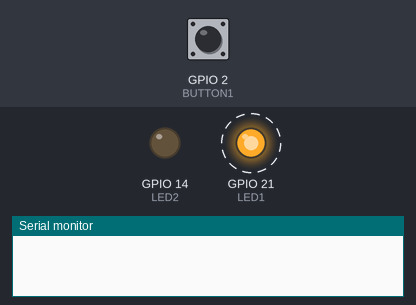
The sketch below on a simulated ESP32. Shown: output pins drawn as LEDs (lit = HIGH), the last lines printed to the serial monitor. Dashed ring = blinking. Inputs (shaded band) come from the test bench; at power-on: GPIO 2 (BUTTON1) HIGH.

Above: at 1.2 s.
1.3 s: GPIO 2 (BUTTON1) pulled LOW for 0.15 s
At 3.8 s:
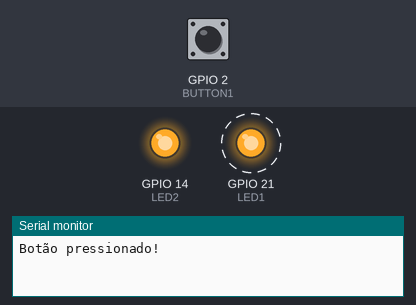
4.4 s: GPIO 2 (BUTTON1) pulled LOW for 1 s
At 5.5 s:
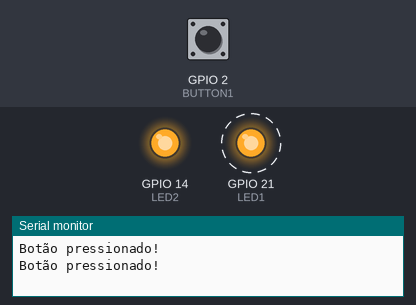
7.4 s: GPIO 2 (BUTTON1) pulled LOW for 3.2 s
At 14.8 s:
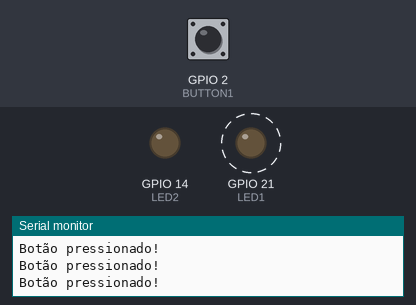
Timing chart, 0 to 18.1 s (numbered marks = the images above; inputs shaded):
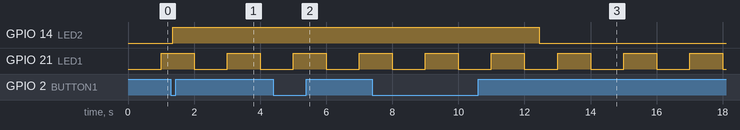

Measured:
- after the input at 1.3 s, GPIO 14 (LED2): LOW → HIGH after 0.05 s
- after the input at 4.4 s, GPIO 14 (LED2): stays HIGH (without the input it goes to LOW after 2.0 s)
- after the input at 7.4 s, GPIO 14 (LED2): HIGH → LOW after 5.1 s instead of 2.1 s
- by itself, GPIO 21 (LED1): alternates HIGH for 1.0 s and LOW for 1.0 s

The sketch:

software_timer.ino
```cpp
/*********************************************************
* Exemplo para demonstrar o uso de software timer
* Por: Fábio Souza
*********************************************************/
#define LED_VERMELHO 14   // Pino do LED Vermelho
#define LED_VERDE 13      // Pino do LED Verde
#define LED_AZUL 12       // Pino do LED Azul
#define BOTAO_1 7         // Pino do Botão 1
#define BOTAO_2 6         // Pino do Botão 2
#define BOTAO_3 5         // Pino do Botão 3
#define BOTAO_4 4         // Pino do Botão 4
#define BOTAO_5 3         // Pino do Botão 5
#define BOTAO_6 2         // Pino do Botão 6
#define BUZZER  17        // Pino Do Buzzer

const int LED1 = 21;            // Pino do LED 1
const int LED2 = LED_VERMELHO;  // Pino do LED 2
const int BUTTON1 = BOTAO_6;    // Pino do Botão 1

/*inclusão das Biblioteca do FreeRTOS*/
#include "freertos/FreeRTOS.h"
#include "freertos/task.h"
#include "freertos/timers.h"

TaskHandle_t xTask1_Handle;                   // Handle da Task1
TimerHandle_t xTimer1, xTimer2; // Handle do Timer1 e Timer2

/*Protótipo das Tasks*/
void vTask1(void *pvParameters);              // Task1
void vTimer1_Callback(TimerHandle_t xTimer);  // Callback do Timer1
void vTimer2_Callback(TimerHandle_t xTimer);  // Callback do Timer2


void setup() {
  Serial.begin(115200);             // Inicializa a Serial
  pinMode(LED1, OUTPUT);            // Configura o LED1 como saída
  pinMode(LED2, OUTPUT);            // Configura o LED2 como saída
  pinMode(BUTTON1, INPUT_PULLUP);   // Configura o Botão 1 como entrada


  xTimer1 = xTimerCreate("Timer1", pdMS_TO_TICKS(1000), pdTRUE, (void*)0, vTimer1_Callback);     // Cria o Timer1
  xTimer2 = xTimerCreate("Timer2", pdMS_TO_TICKS(5000), pdFALSE, (void*)0, vTimer2_Callback);    // Cria o Timer2

  xTaskCreate(vTask1, "Task1", configMINIMAL_STACK_SIZE + 1024, NULL, 1, &xTask1_Handle);               // Cria a Task1

  xTimerStart(xTimer1, 0);   // Inicia o Timer1

}

void loop() {
  //nothing to do here
  vTaskDelay(pdMS_TO_TICKS(1000));
}

/* Task1 */
void vTask1(void *pvParameters)
{
  unsigned long debounceDelay = 50; // Atraso para evitar o efeito de bounce
  unsigned long lastDebounceTime = 0; // Último tempo de debounce
  bool buttonState = HIGH;   // Estado atual do botão
  int lastButtonState = HIGH; // Último estado do botão

   while(1)
 {
    int reading = digitalRead(BUTTON1);                           // Lê o estado do botão

    if (reading != lastButtonState) {                               // Verifica se o estado do botão mudou
      lastDebounceTime = millis();                                  // Atualiza o tempo de debounce
    }

    if ((millis() - lastDebounceTime) > debounceDelay) {            // Verifica se o tempo de debounce expirou
      if (reading != buttonState) {                                 // Verifica se o estado atual da leitura é diferente do estado do botão
        buttonState = reading;                                      // Atualiza o estado do botão

        if (buttonState == LOW) {                                   // Verifica se o botão foi pressionado
          digitalWrite(LED2,HIGH);                                  // Liga o LED2
          xTimerStart(xTimer2,0);                                   // Inicia o Timer2
          Serial.println("Botão pressionado!");
        }
      }
    }
    lastButtonState = reading;                                      // Atualiza o último estado do botão
    vTaskDelay(pdMS_TO_TICKS(1));                                  // Aguarda 1ms
  }
}

/* Callback do Timer1 */
void vTimer1_Callback(TimerHandle_t xTimer)
{
   digitalWrite(LED1,!digitalRead(LED1));     // Inverte o estado do LED1
}

/* Callback do Timer2 */
void vTimer2_Callback(TimerHandle_t xTimer)
{
  digitalWrite(LED2,LOW);           // Desliga o LED2
}
```
